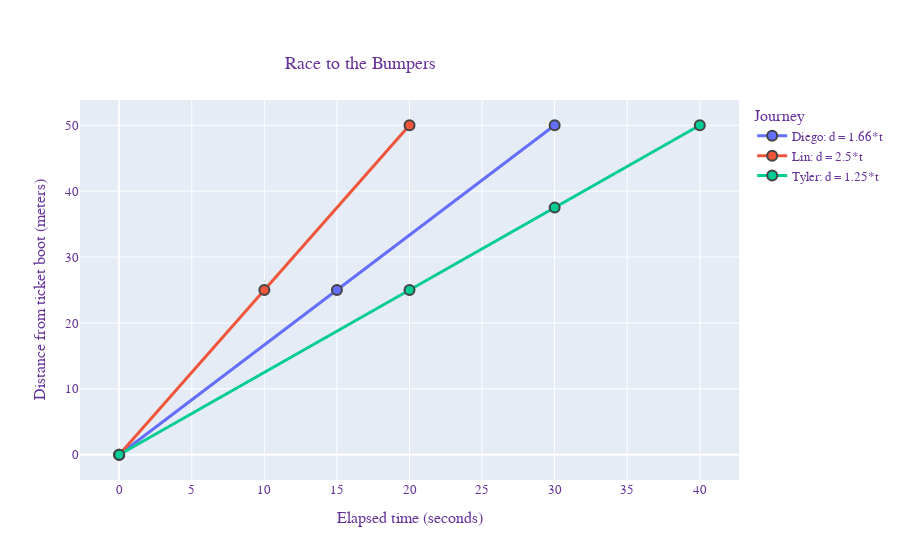

Notebook code cell kept with this figure:
### Markdown cell above
# Graph: Plotting Multiple Tables
We can put together all of the tables in a list:
```
tables_list = [Squirrel, Elephant, Tortoise, Koala]
```
Then in the same order, we can give names to the plot's legend:
```
legend_labels = [
      'Squirrel: y = 11*x',   # equation for squirrel
      'Elephant: y = ???*x',  # equation for elephant
      'Tortoise: y = ???*x',  # equation for Tortoise
      'Koala:    y = ???*x']  # equation for Koala
```
We can then control different names on the plot using:
```
plotTablesLines(tables_list,
                fig_title = 'Compare speeds',       # title on top
                x_label = 'Elapsed time (hours)',   # appears along x-axis
                y_label = 'Distance in miles',      # appears along y-axis
                legend_title = 'Journey',           # title on the right hand side
                legend_labels = legend_labels)      # text describing the table
```
## Assignment: Add the equations to the graph
Run the code and then play with the graphs as follows:
1. Move the mouse pointer over each point in the graph. Describe what you see.
2. Click on the text on the upper right. Can you see the graphs?
3. Carefully study where each string appears in the figure.
4. Click on each legend name to remove it or bring it back to the graph.
5. Change the title from 'Race to the Bumpers' to 'Race'.
6. Add a smiley face to the Squirrel by changing his message to  'Squirrel :-): d = 11*t'.
7. Compute the equations for the Elephant, Tortoise, and Koala and enter them in <tt>legend_labels</tt>.

### Code cell
# Merge the tables
tables_list = [Squirrel, Elephant, Tortoise, Koala]

# Enter the equations for each one.

legend_labels = [
      'Squirrel: y = 11*x',   # equation for squirrel
      'Elephant: y = ???*x',  # equation for elephant
      'Tortoise: y = ???*x',  # equation for Tortoise
      'Koala:    y = ???*x']  # equation for Koala

# Plot tables
plotTablesLines(tables_list,
                fig_title = 'Compare speeds',       # title on top
                x_label = 'Elapsed time (hours)',   # appears along x-axis
                y_label = 'Distance in miles',      # appears along y-axis
                legend_title = 'Journey',           # title on the right hand side
                legend_labels = legend_labels)      # text describing the table

### Figure 1 — Plotly figure (JSON) as saved in the notebook; plotly's stock layout.template omitted (floating-point values rounded to 4 significant figures)
{"data": [{"line": {"width": 3}, "marker": {"line": {"width": 2}, "size": 10}, "mode": "lines+markers", "name": "Diego: d = 1.66*t", "type": "scatter", "x": [0, 15, 30], "y": [0, 25, 50]}, {"line": {"width": 3}, "marker": {"line": {"width": 2}, "size": 10}, "mode": "lines+markers", "name": "Lin: d = 2.5*t", "type": "scatter", "x": [0, 10, 20], "y": [0, 25, 50]}, {"line": {"width": 3}, "marker": {"line": {"width": 2}, "size": 10}, "mode": "lines+markers", "name": "Tyler: d = 1.25*t", "type": "scatter", "x": [0, 20, 30, 40], "y": [0, 25, 37.5, 50]}], "layout": {"autosize": false, "font": {"color": "RebeccaPurple", "family": "Courier New, monospace", "size": 13}, "legend": {"title": {"text": "Journey"}}, "title": {"text": "Race to the Bumpers", "x": 0.4, "xanchor": "center", "y": 0.9, "yanchor": "top"}, "xaxis": {"title": {"text": "Elapsed time (seconds)"}}, "yaxis": {"title": {"text": "Distance from ticket boot (meters)"}}}}
